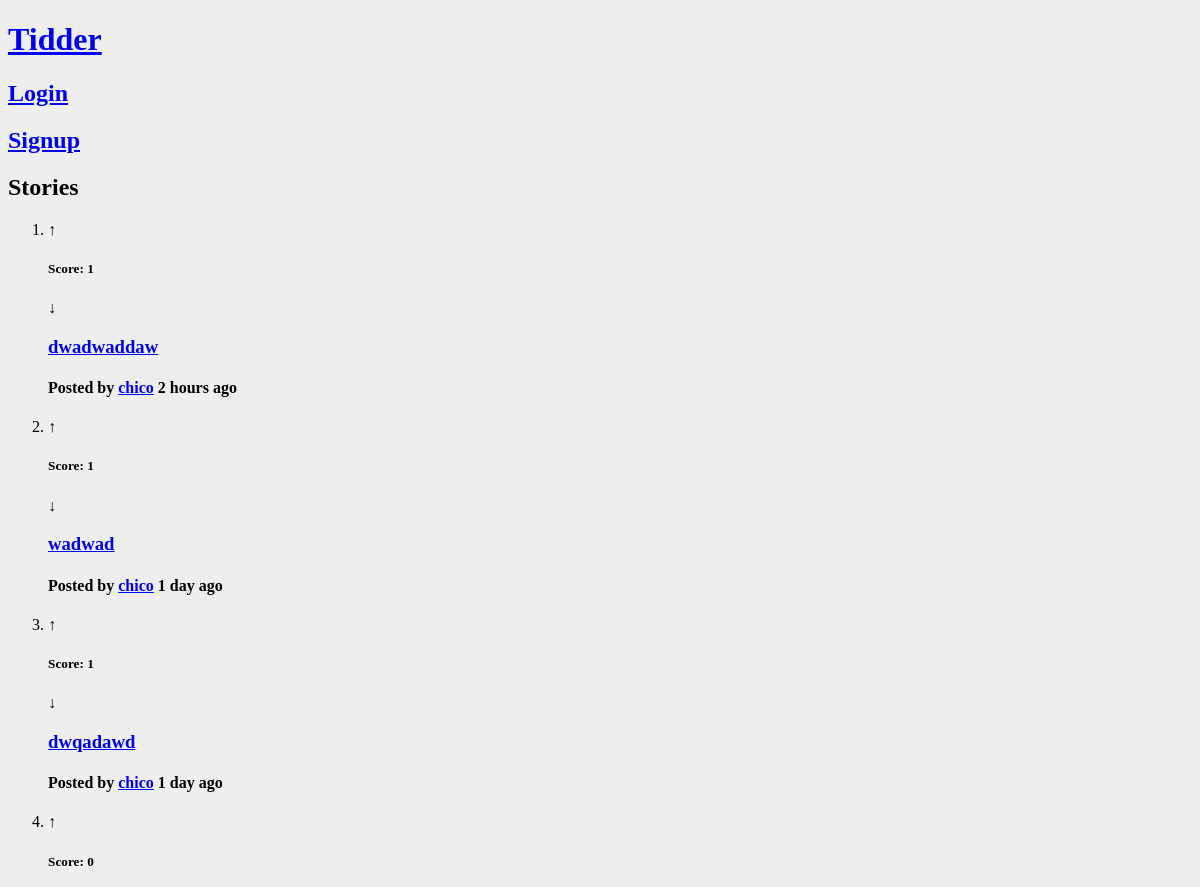
The page /pages/stories.php (upper part) on the database as committed earlier.
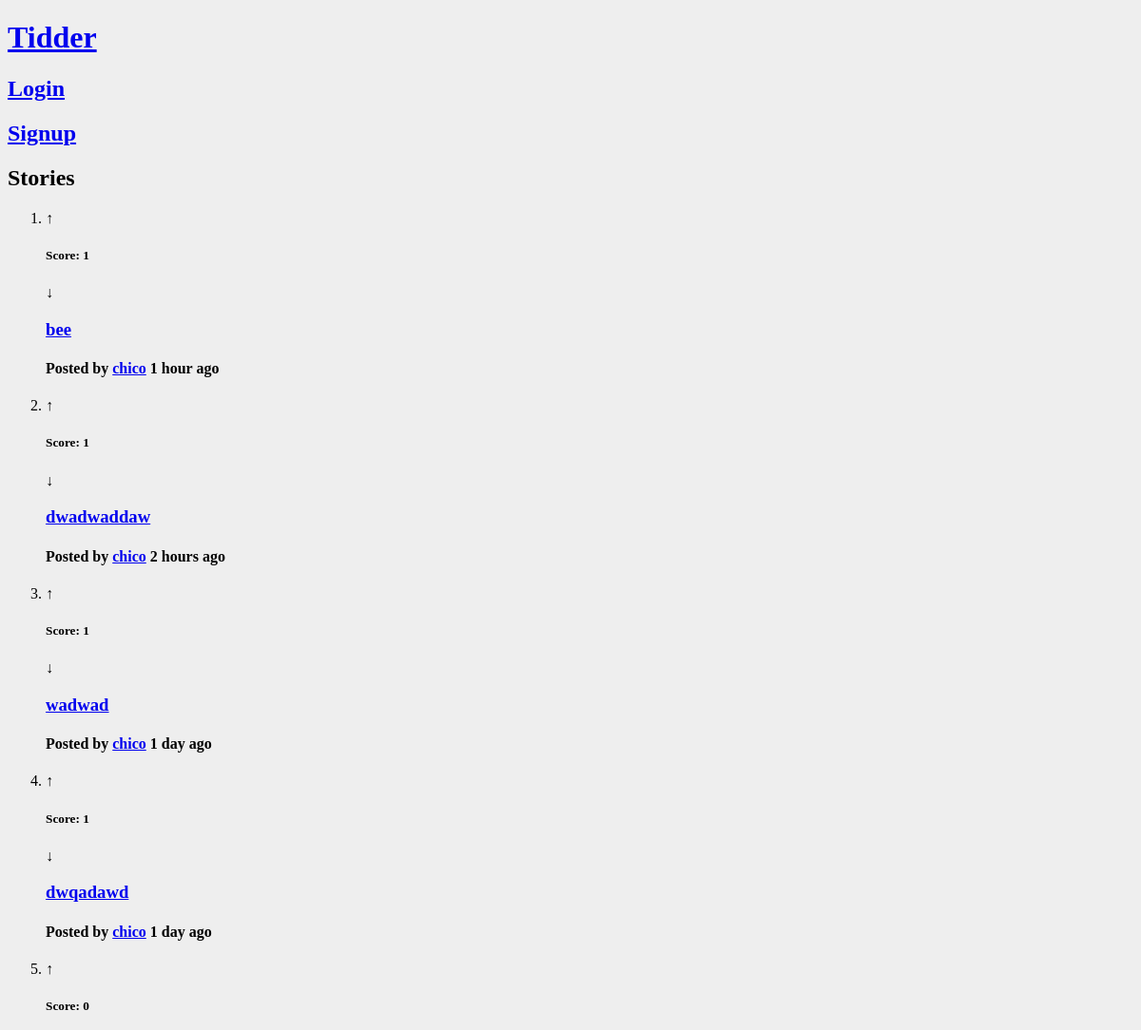
The same page on the database as committed later.
### tables this page shows
CREATE TABLE opinion (
    opinion_id INTEGER NOT NULL PRIMARY KEY AUTOINCREMENT,
	parent_id INTEGER REFERENCES opinion(opinion_id),
    opinion_title VARCHAR,
    opinion_text VARCHAR NOT NULL,
	posted DATETIME NOT NULL,
    user_id INTEGER NOT NULL REFERENCES user
);

### pages/stories.php (called while the page is built, shortened)
<?php
	include_once('../includes/date.php');
	include_once('../database/db_story.php');
	include_once('../templates/tpl_common.php');
	include_once('../templates/tpl_stories.php');
	$stories = array_reverse(getAllStories());
	$now = time();
	for($i = 0; $i < count($stories); $i++){
		$stories[$i]['username'] = getUserName($stories[$i]['user_id']);
		$stories[$i]['score'] = getScore($stories[$i]['opinion_id']);
	}
	$page = 'stories.php';
	draw_header(true);
	draw_stories($stories,true);
	draw_footer();
?>

### database/db_story.php (called while the page is built, shortened)
<?php
	function getAllStories() {
		$db = Database::instance()->db();
		$stmt = $db->prepare('SELECT * FROM opinion WHERE parent_id IS NULL');
		$stmt->execute();
		return $stmt->fetchAll();
	}
?>

### includes/date.php (called while the page is built, shortened)
<?php
	function deltaTime($now, $date){
		$time = strtotime($date);
		$delta = $now - $time;
		if(!floor($delta/86400)){
			$time_word = (floor($delta/3600) == 1 ? ' hour ' : ' hours ');
			return floor($delta/3600).$time_word.'ago';
		}
		if(!floor($delta/2592000)){
			$time_word = (floor($delta/86400) == 1 ? ' day ' : ' days ');
			return floor($delta/86400).$time_word.'ago';
		}
		$time_word = (floor($delta/31104000) == 1 ? ' year ' : ' years ');
		return floor($delta/31104000).$time_word.'ago';
	}
?>

### templates/tpl_stories.php (the view, shortened to what this page needs)
<?php function draw_stories($stories, $not_profile){ ?>
        <section id="stories">
		<header>
			<h2>Stories</h2>
		</header>
		<ol>
        <?php
            foreach($stories as $story)
				draw_story($story);
		?>
		</ol>
		 </section>
		<?php } ?>
    <?php function draw_story($story) {
		global $now;?>
		<li>
        <article class="story" data-id="<?=$story['opinion_id']?>">
				<div class="upvote" role="button" data-value="<?=$story['vote']?>">&#8593;</div>
				<h5>Score: <?=$story['score']?></h5>
				<div class="downvote" role="button" data-value="<?=$story['vote']?>">&#8595;</div>
				<h3><a href="story.php?story_id=<?=$story['opinion_id']?>"><?=$story['opinion_title']?></a></h3>
				<h4>Posted by <a href="<?='profile.php?username='.urlencode($story['username'])?>"><?=$story['username']?></a> <?=deltaTime($now, $story['posted'])?></h4>
		</article>
		</li>
    <?php } ?>

### templates/tpl_common.php (shortened to what this page needs)
<?php
function draw_header($isnt_login_signup) {
	global $page;
?>
<!DOCTYPE html>
<html lang="en-US">
<head>
	<link rel="stylesheet" type="text/css" href="../css/style.css">
</head>
<body>
	<header>
		<h1><a href="../index.php">Tidder</a></h1>
	<?php if(!isset($_SESSION['user_id'])) {
			if($isnt_login_signup) { ?>
				<h2><a href='../pages/login.php?redirect=<?=urlencode($page)?>''>Login</a></h2>
				<h2><a href='../pages/signup.php?redirect=<?=urlencode($page)?>'>Signup</a></h2>
	<?php }
	} else {
			$username = getUserName($_SESSION['user_id']);
			$profile_link = "../pages/profile.php?username=".urlencode($username); ?>
			<h2><a href=<?=$profile_link?>>Your Profile</a></h2>
			<h2><a href='../actions/action_logout.php?redirect=<?=urlencode($page)?>'>Logout</a></h2>
	<?php } ?>
	</header>
<?php
}
function draw_footer() {?>
	</body>
</html>
<?php } ?>

### css/style.css (style rules this page uses)
body { background-color: #eee; }

Rows that differ between the two databases and show on the page:
added opinion: user "1", opinion_title "bee", username "chico", posted "1 hour ago"
